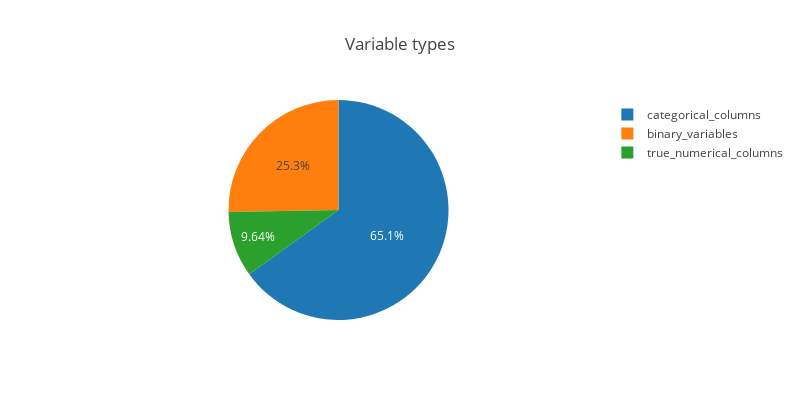

This figure's notebook cell:
### Code cell
variables = {
    'categorical_columns': len(categorical_columns),
    'binary_variables': len(binary_variables),
    'true_numerical_columns': len(true_numerical_columns)
}
pie_trace = go.Pie(labels=list(variables.keys()), values=list(variables.values()))
layout = dict(title= "Variable types", height=400, width=800)
fig = dict(data=[pie_trace], layout=layout)
iplot(fig)

### Figure 1 — Plotly figure (JSON) as saved in the notebook; plotly's stock layout.template omitted (floating-point values rounded to 4 significant figures)
{"data": [{"labels": ["categorical_columns", "binary_variables", "true_numerical_columns"], "type": "pie", "uid": "3062668d-037f-4899-ac20-b462c6eda713", "values": [54, 21, 8]}], "layout": {"height": 400, "title": "Variable types", "width": 800}}
